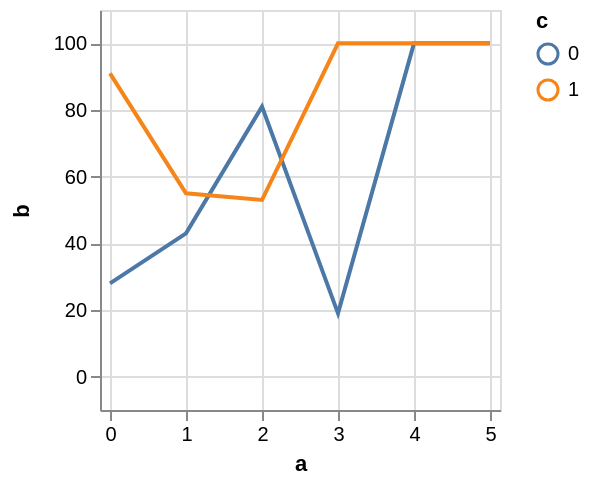

Write the Vega-Lite specification saved for this chart.
### Vega specification from a JSON file in a GitHub repository (floating-point values rounded to 4 significant figures)
{"$schema": "https://vega.github.io/schema/vega/v4.json", "autosize": "pad", "padding": 5, "width": 200, "height": 200, "style": "cell", "data": [{"name": "source_0", "values": [{"a": 0, "b": 28, "c": 0}, {"a": 0, "b": 91, "c": 1}, {"a": 1, "b": 43, "c": 0}, {"a": 1, "b": 55, "c": 1}, {"a": 2, "b": 81, "c": 0}, {"a": 2, "b": 53, "c": 1}, {"a": 3, "b": 19, "c": 0}]}, {"name": "data_0", "source": "source_0", "transform": [{"type": "impute", "field": "b", "key": "a", "keyvals": {"signal": "sequence(4,6)"}, "method": "value", "groupby": ["c"], "value": null}, {"type": "formula", "expr": "datum.b === null ? 100 : datum.b", "as": "b"}]}], "marks": [{"name": "pathgroup", "type": "group", "from": {"facet": {"name": "faceted_path_main", "data": "data_0", "groupby": ["c"]}}, "encode": {"update": {"width": {"field": {"group": "width"}}, "height": {"field": {"group": "height"}}}}, "marks": [{"name": "marks", "type": "line", "style": ["line"], "sort": {"field": "datum[\"a\"]", "order": "descending"}, "from": {"data": "faceted_path_main"}, "encode": {"update": {"stroke": {"scale": "color", "field": "c"}, "tooltip": {"signal": "{\"a\": format(datum[\"a\"], \"\"), \"b\": format(datum[\"b\"], \"\"), \"c\": ''+datum[\"c\"]}"}, "x": {"scale": "x", "field": "a"}, "y": {"scale": "y", "field": "b"}, "defined": {"signal": "datum[\"a\"] !== null && !isNaN(datum[\"a\"]) && datum[\"b\"] !== null && !isNaN(datum[\"b\"])"}}}}]}], "scales": [{"name": "x", "type": "linear", "domain": {"data": "data_0", "field": "a"}, "range": [0, {"signal": "width"}], "nice": 1, "zero": false, "padding": 5}, {"name": "y", "type": "linear", "domain": {"data": "data_0", "field": "b"}, "range": [{"signal": "height"}, 0], "nice": true, "zero": true, "padding": 5}, {"name": "color", "type": "ordinal", "domain": {"data": "data_0", "field": "c", "sort": true}, "range": "category"}], "axes": [{"scale": "x", "orient": "bottom", "grid": false, "title": "a", "labelFlush": true, "labelOverlap": true, "tickCount": {"signal": "ceil(width/40)"}, "zindex": 1}, {"scale": "x", "orient": "bottom", "gridScale": "y", "grid": true, "tickCount": {"signal": "ceil(width/40)"}, "domain": false, "labels": false, "maxExtent": 0, "minExtent": 0, "ticks": false, "zindex": 0}, {"scale": "y", "orient": "left", "grid": false, "title": "b", "labelOverlap": true, "tickCount": {"signal": "ceil(height/40)"}, "zindex": 1}, {"scale": "y", "orient": "left", "gridScale": "x", "grid": true, "tickCount": {"signal": "ceil(height/40)"}, "domain": false, "labels": false, "maxExtent": 0, "minExtent": 0, "ticks": false, "zindex": 0}], "legends": [{"stroke": "color", "gradientLength": {"signal": "clamp(height, 64, 200)"}, "title": "c"}], "config": {"axisY": {"minExtent": 30}}}
